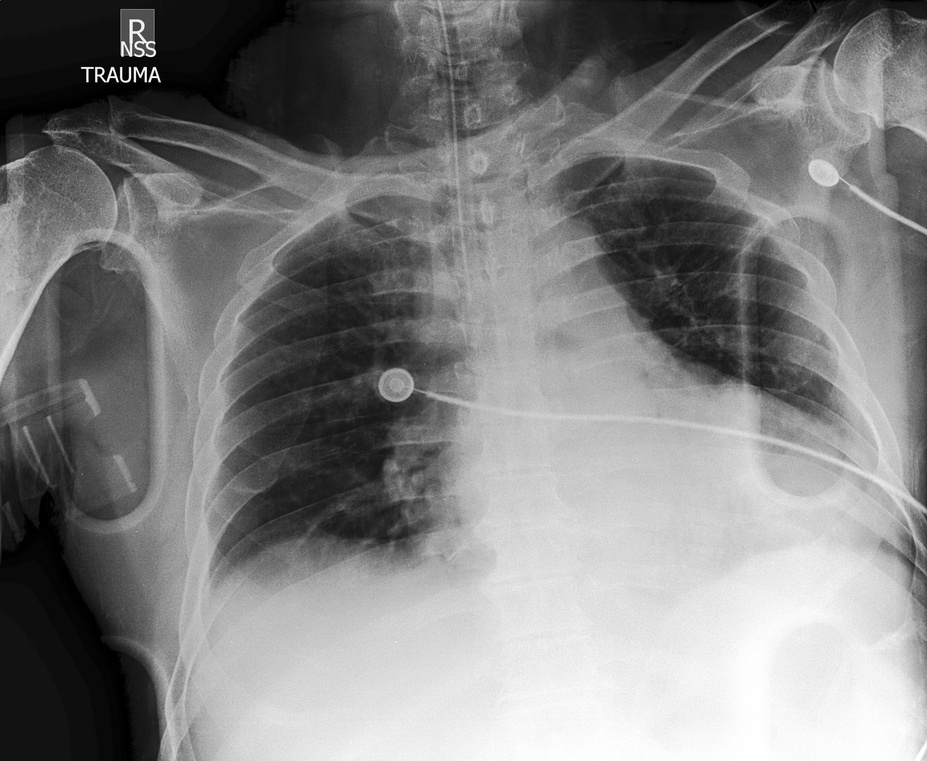
#> input picture testimages/atelectasis.jpg, 927 x 761 px, shrunk from 2828 x 2320 before the run, found by its file name
$ python diaphragm_removal.py
#> lines starting #> are read from the running program, lines starting #| are printed output that depends on the picture; after the words box and inside, x2 and y2 are one past the last pixel; in counts of white or black regions, pixels touching at a corner belong together
# -*- coding: utf-8 -*-
"""diaphragm_removal.ipynb

Automatically generated by Colaboratory.

Original file is located at
    https://colab.research.google.com/drive/1GXzaWnrBNLDLCTx_7jPqP1MaKv2aUeoW
"""

import numpy as np
import cv2
from google.colab.patches import cv2_imshow


img = cv2.imread('atelectasis.jpg', 1)
#> img is the input picture: shape (761, 927, 3); min 0, max 255, mean 128.3
img_copy = np.copy(img)
img_copy_master = np.copy(img)

max_pixel = 0
min_pixel = 300

#cv2_imshow(img)


for row in img:
  for item in row:
    pixel_value = item[0]
    if pixel_value > max_pixel:
      max_pixel = pixel_value

    if pixel_value < min_pixel:
      min_pixel = pixel_value
#> after the loop, max_pixel = 255; min_pixel = 0

T = min_pixel + (0.9 * (max_pixel - min_pixel))
#> T = 229.5

#print(T)
for row in range(len(img)):
  for item in range(len(img[row])):
      pixel_value = img[row][item][0]
      if pixel_value > T:
        img[row][item] = [255, 255, 255]
      else:
        img[row][item] = [0, 0, 0]
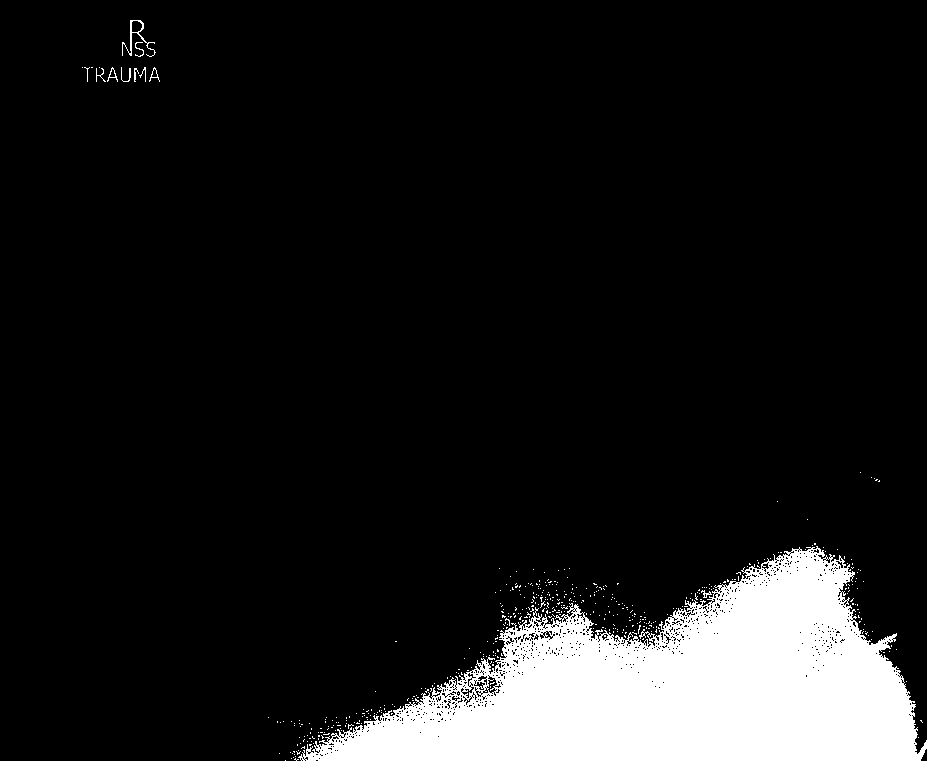
#> img: shape (761, 927, 3); 10.4% white; 473 white regions (463 under 20 px), largest, box (x1, y1, x2, y2) and area: (298, 546, 927, 761) 72072, (122, 20, 156, 57) 200, (121, 67, 131, 82) 44

#Inverted Binary Image
#cv2_imshow(img)

# Convert to grayscale for connectedComponentsWithStats to work
gray = cv2.cvtColor(img, cv2.COLOR_BGR2GRAY)
#cv2_imshow(gray)

components = cv2.connectedComponentsWithStats(gray)
(numLabels, labels, stats, centroids) = components
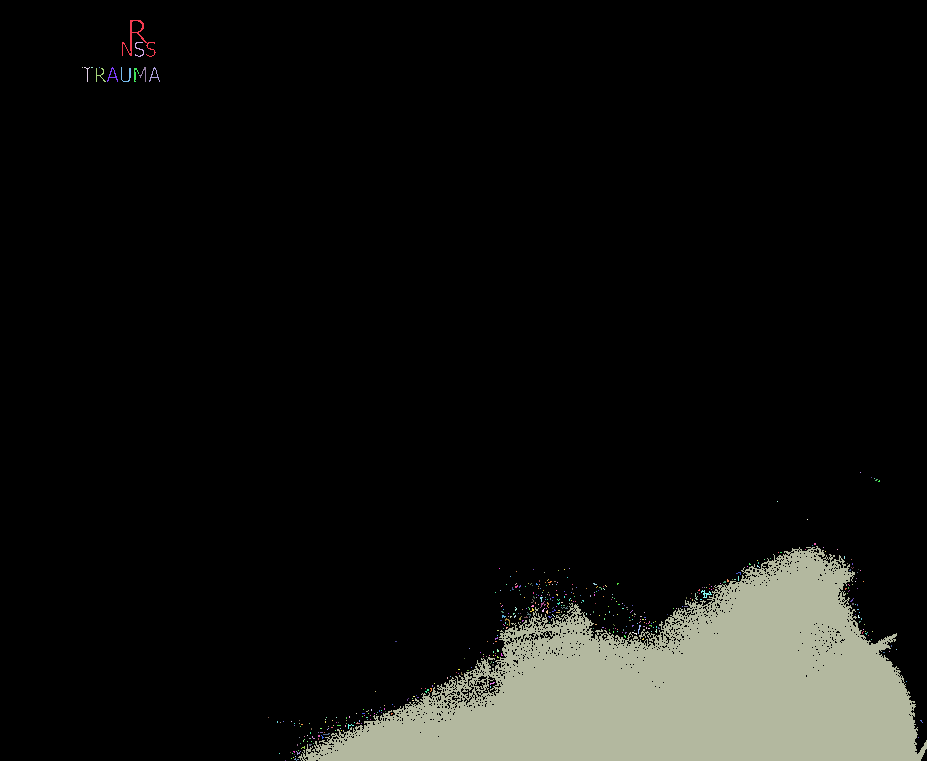
#> labels: shape (761, 927) int32; 474 distinct labels, from 0 to 473; one colour per label, 0 black
#> numLabels = 474; stats = 474 rows, first 6: [0, 0, 927, 761, 631914], [122, 20, 34, 37, 200], [135, 42, 9, 15, 39], [82, 67, 1, 1, 1], [84, 67, 6, 15, 19], [91, 67, 2, 1, 2]; centroids = 474 pairs, first value 82 to 921, second value 38.09 to 760

# Find max area and start at 1 because 0 is background
areas = []
for i in range(1, numLabels):
  areas.append(stats[i, cv2.CC_STAT_AREA])
#> after the loop, areas = 473 values, max 72072 at index 21, min 1 at index 2, mean 155.5

mask = np.zeros(gray.shape, dtype="uint8")

# Keep largest area and remove others
max_area = max(areas)
#> max_area = 72072
for i in range(numLabels):
  area = stats[i, cv2.CC_STAT_AREA]
  if area == max_area:
    componentMask = (labels == i).astype("uint8") * 255
    mask = cv2.bitwise_or(mask, componentMask)
#> this loop made 474 passes
#> area on passes 1 to 3: 631914, 200, 39
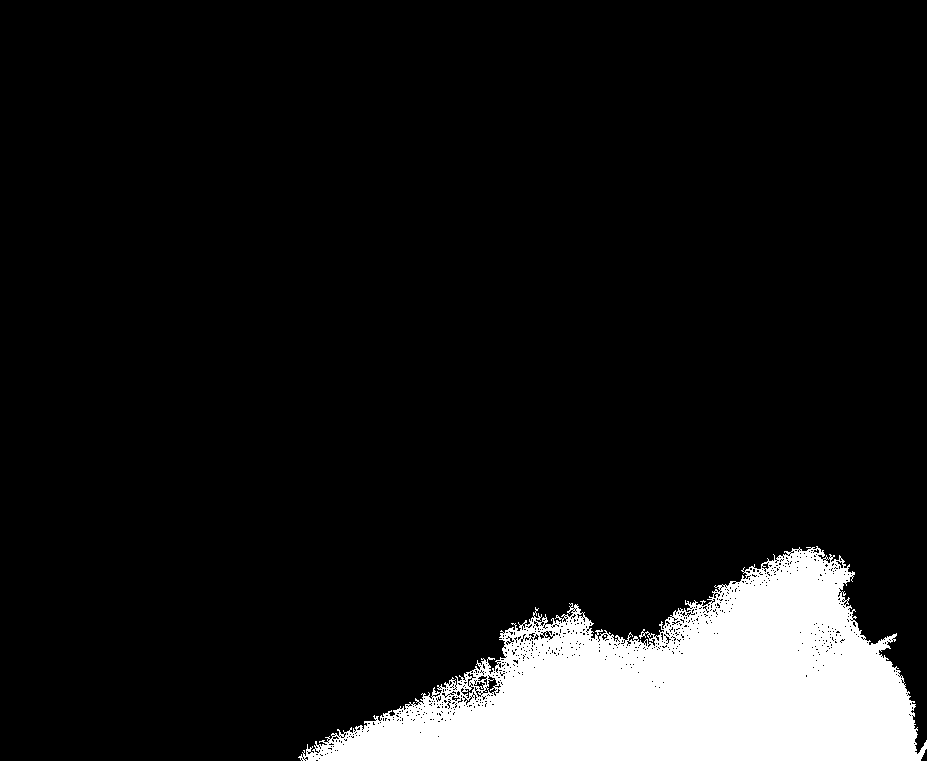
#> mask: shape (761, 927); 10.2% white; 1 white region, box (x1, y1, x2, y2) and area: (298, 546, 927, 761) 72072

#cv2_imshow(mask)

# Fill holes with closing
kernel = np.ones((20,20),np.uint8)
closing = cv2.morphologyEx(mask, cv2.MORPH_CLOSE, kernel)
#> closing: shape (761, 927); 10.8% white; 1 white region, box (x1, y1, x2, y2) and area: (299, 547, 927, 761) 76274
#cv2_imshow(closing)

# Smooth boundary
kernel = np.ones((20,20),np.uint8)
opening = cv2.morphologyEx(closing, cv2.MORPH_OPEN, kernel)
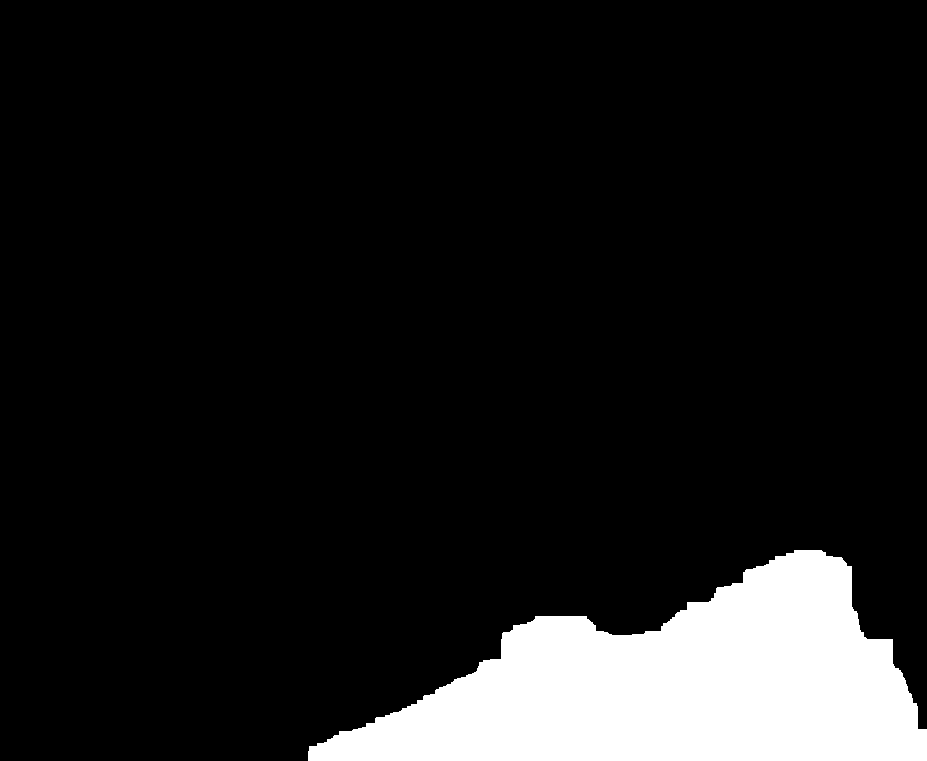
#> opening: shape (761, 927); 10.7% white; 1 white region, box (x1, y1, x2, y2) and area: (308, 550, 927, 761) 75307
#cv2_imshow(opening)

# Map removed diaphragm onto original image
for row in range(len(opening)):
  for item in range(len(opening[row])):
      pixel_value = opening[row][item]
      if pixel_value == 255:
        img_copy[row][item] = [0,0,0]
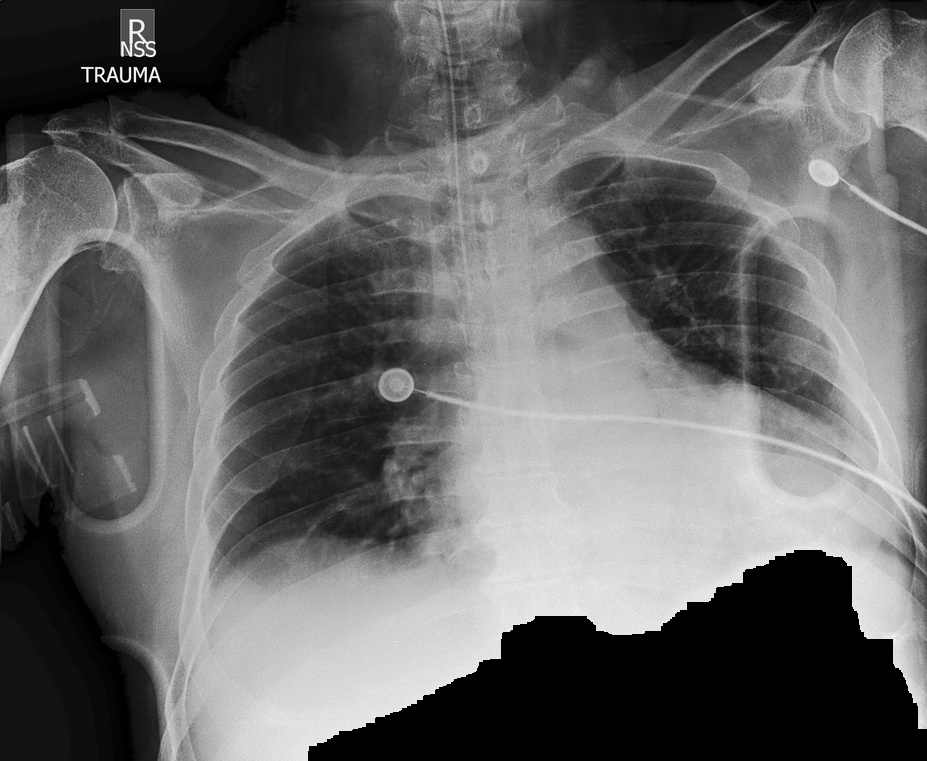
#> img_copy: shape (761, 927, 3); 10.68% of pixels changed, all inside (x1, y1, x2, y2) = (308, 550, 927, 761)

#cv2_imshow(img_copy)
# cv2_imshow(img_copy_master)

cv2.imwrite('atelectasis_no_diaphragm.jpg', img_copy)

gray = cv2.cvtColor(img, cv2.COLOR_BGR2GRAY)
#cv2_imshow(gray)

components = cv2.connectedComponentsWithStats(gray)
(numLabels, labels, stats, centroids) = components
# print(stats[1, cv2.CC_STAT_LEFT])
# print(stats[1, cv2.CC_STAT_TOP])

# print(numLabels)
areas = []
for i in range(1, numLabels):
  areas.append(stats[i, cv2.CC_STAT_AREA])

mask = np.zeros(gray.shape, dtype="uint8")

max_area = max(areas)
for i in range(numLabels):
  area = stats[i, cv2.CC_STAT_AREA]
  if area == max_area:
    componentMask = (labels == i).astype("uint8") * 255
    mask = cv2.bitwise_or(mask, componentMask)

#cv2_imshow(mask)
kernel = np.ones((20,20),np.uint8)
closing = cv2.morphologyEx(mask, cv2.MORPH_CLOSE, kernel)
cv2_imshow(closing)

kernel = np.ones((20,20),np.uint8)

opening = cv2.morphologyEx(closing, cv2.MORPH_OPEN, kernel)
cv2_imshow(opening)


# [13 lines of commented-out code are left out]

$ run again, with testimages/consolidation.jpg copied over testimages/atelectasis.jpg
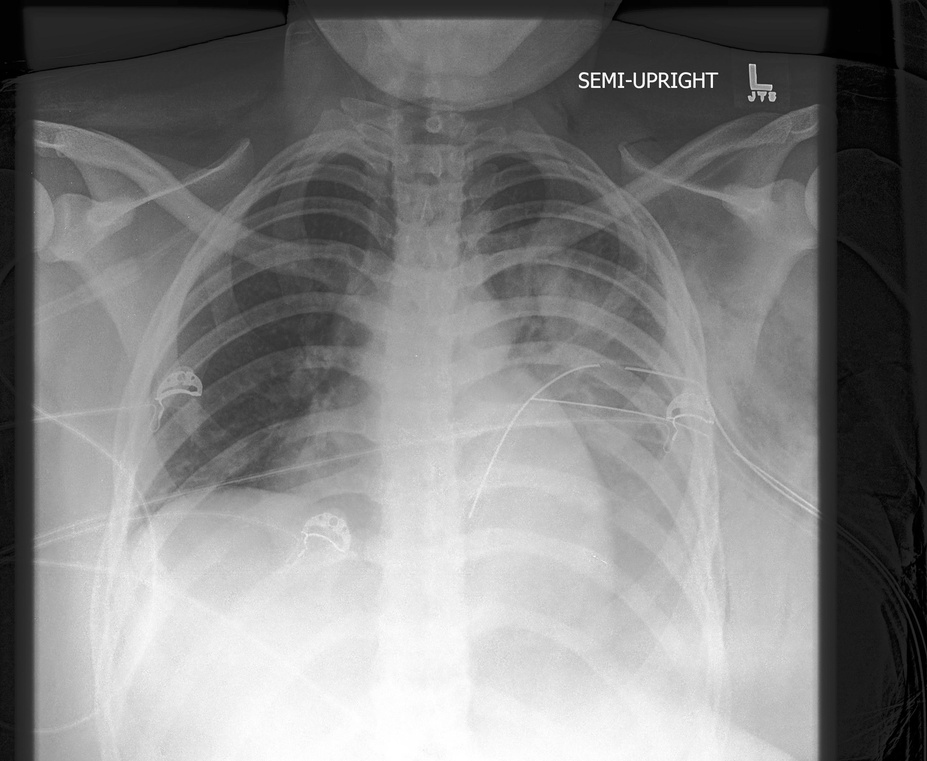
#> input picture testimages/consolidation.jpg, 927 x 761 px, shrunk from 2828 x 2320 before the run, found by its file name
#> img is the input picture: shape (761, 927, 3); min 0, max 255, mean 128.5
#> after the loop `for row in img:`: max_pixel = 255; min_pixel = 0
#> T = 229.5
#> after the loop `for row in range(len(img)):`:
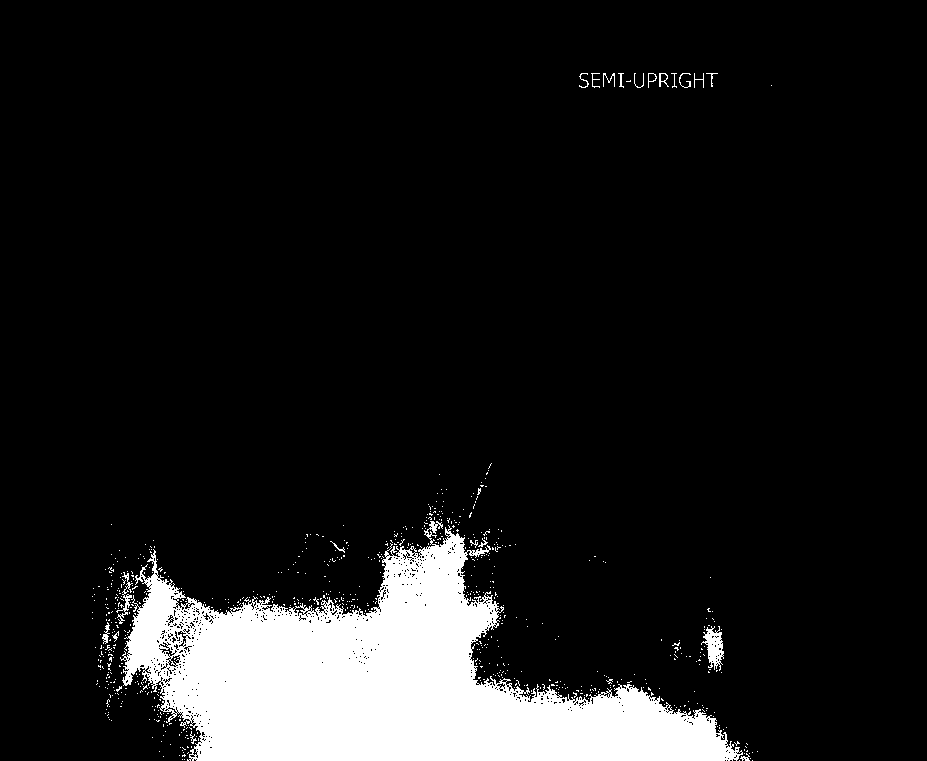
#> img: shape (761, 927, 3); 10.4% white; 719 white regions (698 under 20 px), largest, box (x1, y1, x2, y2) and area: (120, 521, 743, 761) 70733, (701, 626, 724, 671) 525, (116, 572, 133, 624) 200
#> labels: shape (761, 927) int32; 720 distinct labels, from 0 to 719
#> numLabels = 720; stats = 720 rows, first 6: [0, 0, 927, 761, 631808], [579, 73, 10, 15, 42], [591, 73, 9, 15, 38], [603, 73, 12, 14, 53], [618, 73, 6, 15, 36], [634, 73, 10, 15, 36]; centroids = 720 pairs, first value 92 to 771, second value 77.34 to 760
#> after the loop `for i in range(1, numLabels):`: areas = 719 values, max 70733 at index 59, min 1 at index 12, mean 102.4
#> max_area = 70733
#> the loop `for i in range(numLabels):` made 720 passes
#> area on passes 1 to 3: 631808, 42, 38
#> closing: shape (761, 927); 10.8% white; 1 white region, box (x1, y1, x2, y2) and area: (121, 522, 744, 761) 75921
#> opening: shape (761, 927); 10.6% white; 1 white region, box (x1, y1, x2, y2) and area: (124, 527, 742, 761) 74656
#> after the loop `for row in range(len(opening)):`:
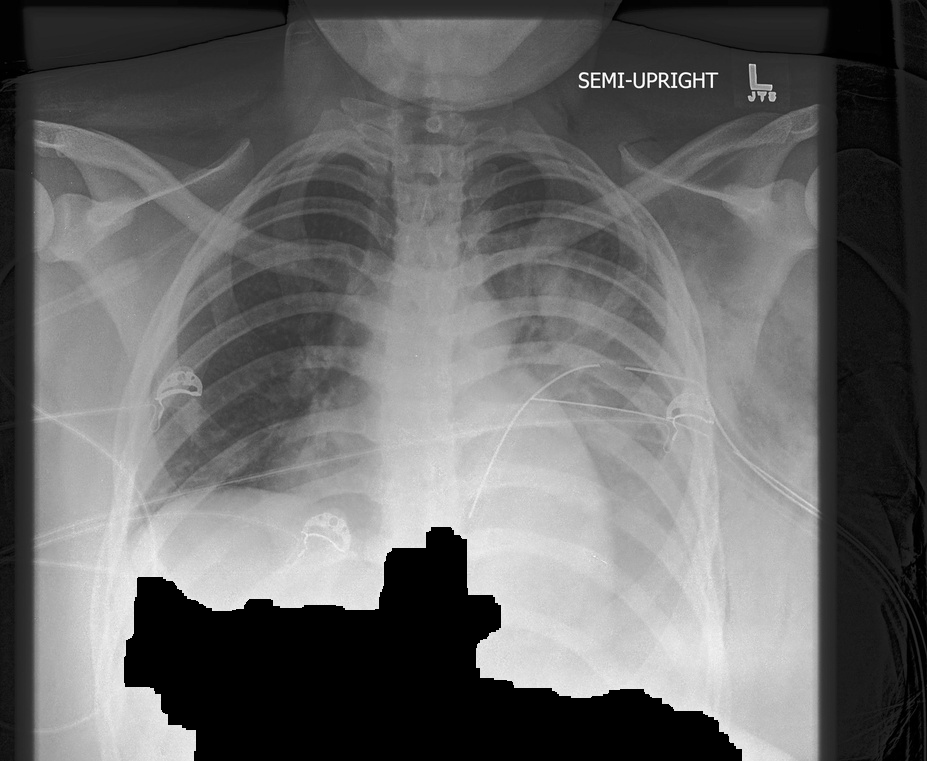
#> img_copy: shape (761, 927, 3); 10.58% of pixels changed, all inside (x1, y1, x2, y2) = (124, 527, 742, 761)
